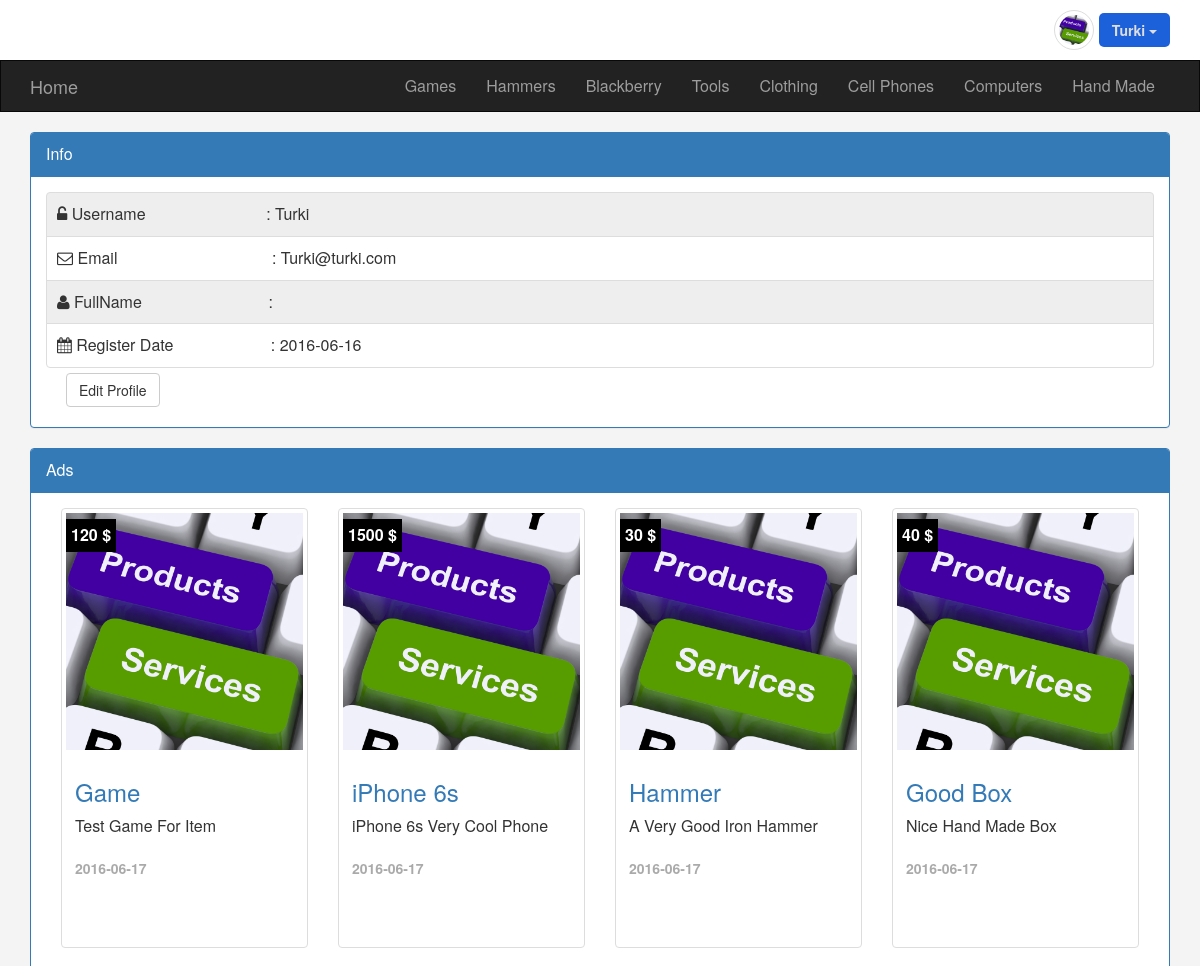
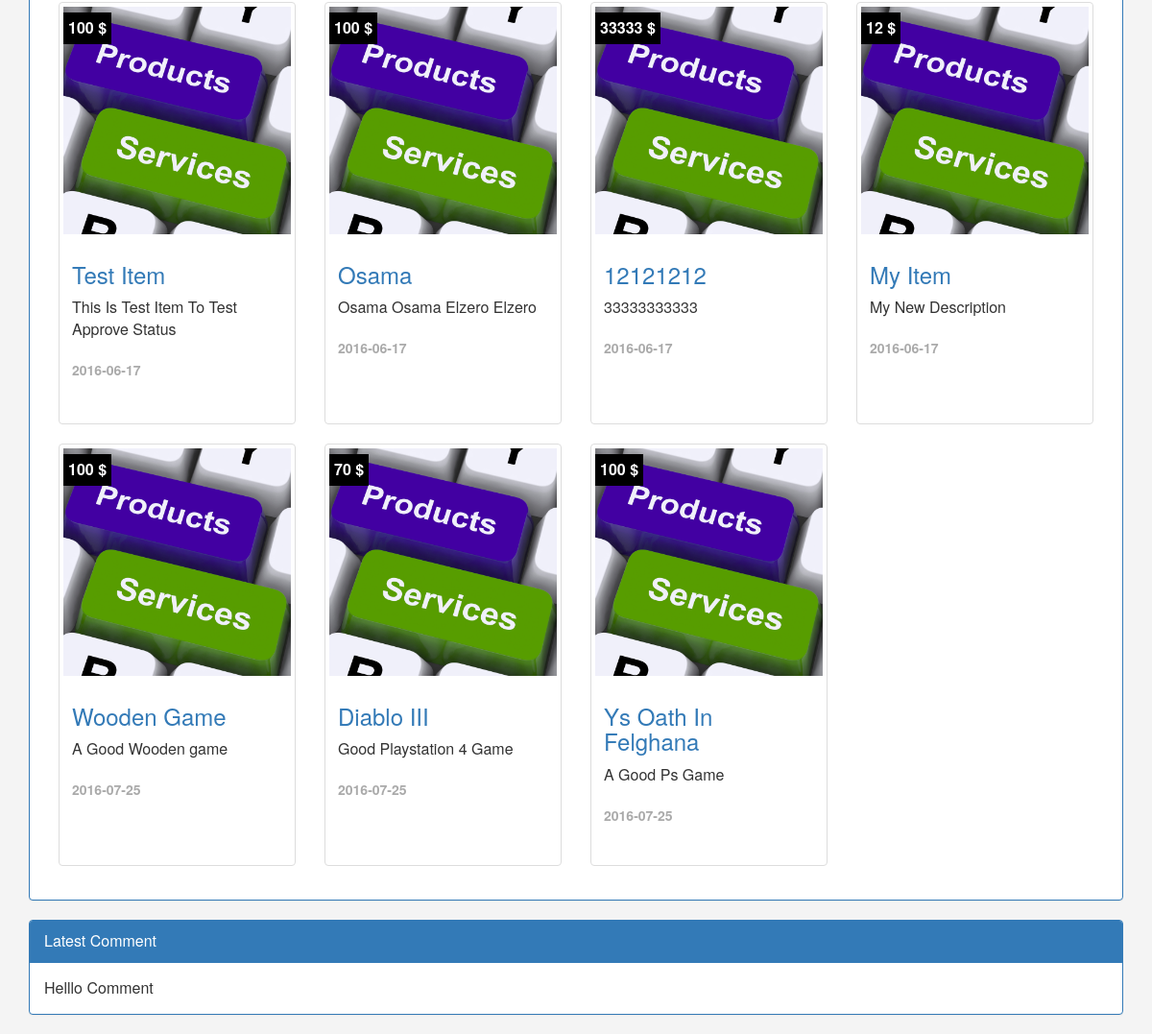
The app's page /profile.php (signed in) with its own data (2 pictures, top to bottom).
### tables this page shows
CREATE TABLE `categories` (
  `ID` int(11) NOT NULL,
  `Name` varchar(255) NOT NULL,
  `Description` text NOT NULL,
  `parent` int(11) NOT NULL,
  `Ordering` int(11) DEFAULT NULL,
  `Visibility` tinyint(4) NOT NULL DEFAULT '0',
  `Allow_Comment` tinyint(4) NOT NULL DEFAULT '0',
  `Allow_Ads` tinyint(4) NOT NULL DEFAULT '0'
);

CREATE TABLE `users` (
  `UserID` int(11) NOT NULL COMMENT 'To Identify User',
  `Username` varchar(255) NOT NULL COMMENT 'Username To Login',
  `Password` varchar(255) NOT NULL COMMENT 'Password To Login',
  `Email` varchar(255) NOT NULL,
  `FullName` varchar(255) NOT NULL,
  `GroupID` int(11) NOT NULL DEFAULT '0' COMMENT 'Identify User Group',
  `TrustStatus` int(11) NOT NULL DEFAULT '0' COMMENT 'Seller Rank',
  `RegStatus` int(11) NOT NULL DEFAULT '0' COMMENT 'User Approval',
  `Date` date NOT NULL
);

CREATE TABLE `items` (
  `Item_ID` int(11) NOT NULL,
  `Name` varchar(255) NOT NULL,
  `Description` text NOT NULL,
  `Price` varchar(255) NOT NULL,
  `Add_Date` date NOT NULL,
  `Country_Made` varchar(255) NOT NULL,
  `Image` varchar(255) NOT NULL,
  `Status` varchar(255) NOT NULL,
  `Rating` smallint(6) NOT NULL,
  `Approve` tinyint(4) NOT NULL DEFAULT '0',
  `Cat_ID` int(11) NOT NULL,
  `Member_ID` int(11) NOT NULL,
  `tags` varchar(255) DEFAULT NULL
);

CREATE TABLE `comments` (
  `Comment_ID` int(11) NOT NULL,
  `Comment` text NOT NULL,
  `Status` tinyint(4) NOT NULL,
  `Comment_Date` date NOT NULL,
  `item_id` int(11) NOT NULL,
  `user_id` int(11) NOT NULL
);

### init.php (called while the page is built, shortened)
<?php
include "admin/connect.php";
$sessionUser = '';
if(isset($_SESSION['user'])){
    $sessionUser = $_SESSION['user'];
}
$template = "includes/templates/";
$functions = "includes/functions/";
$css = "layout/css/";
include $functions . "functions.php";
include $template . "header.php";

### includes/functions/functions.php (called while the page is built, shortened)
<?php
        function getAllFormTable($tblName, $orderBy, $where = null){
            $query = $where = null ? '' : $where;
            global $conn;
            $stmt = $conn->prepare("SELECT * FROM $tblName $query ORDER BY $orderBy DESC ");
            $stmt->execute();
            $count = $stmt->fetchAll();
            return $count;
        }
        function getItems($where, $value, $approve){
            global $conn;
            if($approve == null){
                $query = 'AND Approve = 1';
            }else{
                $query = '';
            }
            $stmt = $conn->prepare("SELECT * FROM items WHERE $where = ? $query ORDER BY Item_ID ASC ");
            $stmt->execute(array($value));
            $count = $stmt->fetchAll();
            return $count;
        }

### profile.php (the view, shortened to what this page needs)
<?php
include "init.php";
if($_SESSION['user']) {
?>
    <div class="information">
        <div class="container">
            <div class="panel panel-primary">
                <div class="panel-heading">Info</div>
                <div class="panel-body">
                    <?php
                    $stmt = $conn->prepare("SELECT * FROM users WHERE Username = ?");
                    $stmt->execute(array($sessionUser));
                    $user = $stmt->fetch();
                    ?>
                    <ul class="list-unstyled list-group">
                        <li class="list-group-item">
                            <i class="fa fa-unlock-alt"></i>
                            <span>Username</span> : <?php echo $user['Username']?>
                        </li>
                        <li class="list-group-item">
                            <i class="fa fa-envelope-o"></i>
                            <span>Email</span> : <?php echo $user['Email']?>
                        </li>
                        <li class="list-group-item">
                            <i class="fa fa-user"></i>
                            <span>FullName</span> : <?php echo $user['FullName']?>
                        </li>
                        <li class="list-group-item">
                            <i class="fa fa-calendar"></i>
                            <span>Register Date</span> : <?php echo $user['Date']?>
                        </li>
                    </ul>
                    <a href="#" class="btn btn-default" style="margin: 5px 0 5px 20px;">Edit Profile</a>
                </div>
            </div>
        </div>
    </div>
    <div class="my_ads">
        <div class="container">
            <div class="panel panel-primary">
                <div class="panel-heading">Ads</div>
                <div class="panel-body">
                    <?php
                    $items = getItems('Member_ID', $user['UserID'], null);
                    if(!empty($items)) {
                        foreach ($items as $item) {
                            echo "<div class='col-sm-6 col-md-3'>";
                            echo "<div class='thumbnail item_box'>";
                            echo "<div class='price_tag'>" . $item['Price'] . " $</div>";
                            echo "<img class='img-responsive' src='item.jpg' alt='Item' />";
                            echo "<div class='caption'>";
                            echo "<h3><a href='items.php?itemid=".$item['Item_ID']."'>" . $item['Name'] . "</a></h3>";
                            echo "<p class='desc-specific'>" . $item['Description'] . "</p>";
                            echo "<p class='date'>" . $item['Add_Date'] . "</p>";
                            echo "</div>";
                            echo "</div>";
                            echo "</div>";
                        }
                    }else{
                        echo "There are no Ads for this user";
                        echo "<a class='btn btn-primary' href='newads.php'>New Ads</a>";
                    }
                    ?>
                </div>
            </div>
        </div>
    </div>
    <div class="my_comment">
        <div class="container">
            <div class="panel panel-primary">
                <div class="panel-heading">Latest Comment</div>
                <div class="panel-body">
                    <?php
                    $stmt = $conn->prepare("SELECT comment FROM comments WHERE User_ID = ?");
                    $stmt->execute(array($user['UserID']));
                    $rows = $stmt->fetchAll();
                    if(!empty($rows)){
                        foreach ($rows as $comment){
                            echo $comment['comment'] . "<br>";
                        }
                    }else{
                        echo "There are no Comments for this user";
                    }
                    ?>
                </div>
            </div>
        </div>
    </div>
    <?php
}else{
    header('Location:login.php');
    exit();
}
include $template . "footer.php";
?>

### includes/templates/header.php (shortened to what this page needs)
<!DOCTYPE html>
<html lang="en">
<head>
    <link rel="stylesheet" href="<?php echo $css; ?>bootstrap.min.css">
    <link rel="stylesheet" href="<?php echo $css; ?>font-awesome.min.css">
    <link rel="stylesheet" href="<?php echo $css; ?>frontend.css">
</head>
<body>
<div class="upper-bar">
    <div class="container text-right">
        <?php
        if(isset($_SESSION['user'])){ ?>
        <img src="item.jpg" class="img-responsive img-thumbnail img-circle img-user">
        <div class="btn-group dropdown-user">
            <span class="btn dropdown-toggle" data-toggle="dropdown">
                <?php echo $sessionUser;?>
                <span class="caret"></span>
            </span>
        </div>
            <?php
        }else{
            echo '<a href="login.php" class="pull-right">Login/Register</a>';
        }
        ?>
    </div>
</div>
    <nav class="navbar navbar-inverse">
        <div class="container">
            <div class="navbar-header">
                <a class="navbar-brand" href="index.php">Home</a>
            </div>
            <div class="collapse navbar-collapse" id="app-nav">
                <ul class="nav navbar-nav navbar-right">
                    <?php
                        $category = getAllFormTable('categories', 'ID');
                    foreach ($category as $cat){
                        echo "<li>";
                            echo "<a href='categories.php?pageid=" .$cat['ID']. "'>" .$cat['Name']. "</a>";
                        echo "</li>";
                    }
                    ?>
                </ul>
            </div>
        </div>
    </nav>

### layout/css/frontend.css (style rules this page uses)
body { background-color: #F4F4F4; font-size: 16px; }
.navbar { border-radius: 0; margin-bottom: 0; }
.upper-bar { padding:10px; background-color: #FFF; }
.upper-bar .img-user { width: 40px; }
.upper-bar .dropdown-user { background-color: #1c60da; color: #FFF; border-radius: 5px; }
.upper-bar .dropdown-user span { color: #dedede; font-weight: bold; }
.item_box { position: relative; height: 440px; overflow: hidden; overflow: hidden; }
.item_box .price_tag { position: absolute; background-color: black; padding: 5px; top: 10px; font-weight: bold; color: white; }
.information { margin-top: 20px; }
.information ul { padding: 0; margin: 0; }
.information ul li { padding:10px; }
.information .list-group .list-group-item:nth-child(odd) { background-color: #EEE; }
.information .list-group .list-group-item span { display: inline-block; width: 190px; }
.thumbnail .date { font-size: 14px; text-align: left; color: #AAA; font-weight: bold; padding-top: 10px; }

### records on screen
categories: Name "Games"
categories: Name "Hammers"
categories: Name "Blackberry"
categories: Name "Tools"
categories: Name "Clothing"
categories: Name "Cell Phones"
categories: Name "Computers"
categories: Name "Hand Made"
users: Username "Turki", Email "Turki@turki.com", Date "2016-06-16"
items: Price "120", Name "Game", Description "Test Game For Item", Add_Date "2016-06-17"
items: Price "1500", Name "iPhone 6s", Description "iPhone 6s Very Cool Phone", Add_Date "2016-06-17"
items: Price "30", Name "Hammer", Description "A Very Good Iron Hammer", Add_Date "2016-06-17"
items: Price "40", Name "Good Box", Description "Nice Hand Made Box", Add_Date "2016-06-17"
items: Price "100", Name "Test Item", Description "This Is Test Item To Test Approve Status", Add_Date "2016-06-17"
items: Price "100", Name "Osama", Description "Osama Osama Elzero Elzero", Add_Date "2016-06-17"
items: Price "33333", Name "12121212", Description "33333333333", Add_Date "2016-06-17"
items: Price "12", Name "My Item", Description "My New Description", Add_Date "2016-06-17"
items: Price "100", Name "Wooden Game", Description "A Good Wooden game", Add_Date "2016-07-25"
items: Price "70", Name "Diablo III", Description "Good Playstation 4 Game", Add_Date "2016-07-25"
items: Price "100", Name "Ys Oath In Felghana", Description "A Good Ps Game", Add_Date "2016-07-25"
comments: Comment "Helllo Comment"

### other values on screen
$sessionUser "Turki"
